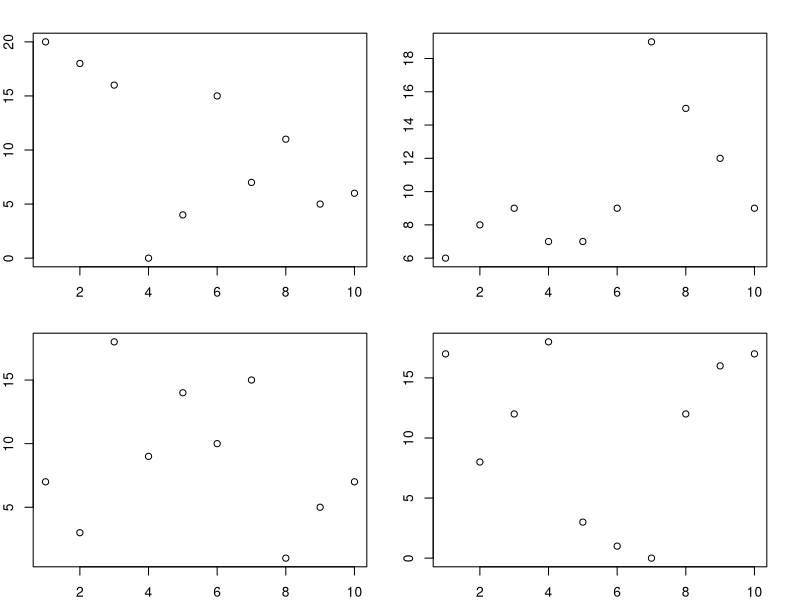

Here is the R script that generated this plot:
## ---- chunk 1
knitr::opts_chunk$set(echo = TRUE, fig.align = "center")
## ---- chunk 2
# a vector with names for each element
a <- 1:10
names(a) <- letters[1:length(a)]

# a matrix
mat <- cbind(a = 1:10, b = 1:10, c = 1:10)
colnames(mat) <- c("a", "b", "c")

# a data.frame
d <- c(rep("pigs", 3), rep("ponies", 4), rep("puppies", 3))
dat <- cbind.data.frame(mat, d)

# a list
l <- list(a, mat, dat)
names(l) <- c("a", "mat", "dat")  # give the list names
## ---- chunk 3
ee <- sapply(1:3, function(x) {
  a <- sum(dat[, x])
  b <- mean(dat[, x])
  c("sum" = a, "mean" = b)
})
ee
## ---- chunk 4
t(ee)
## ---- chunk 5
par(mfrow = c(2, 2), mar = c(2, 2, 2, 2))
for(i in 1:4) {
  plot(1:10, sample(0:20, size = 10, replace = TRUE), xlab = "x", ylab = "y")
}
